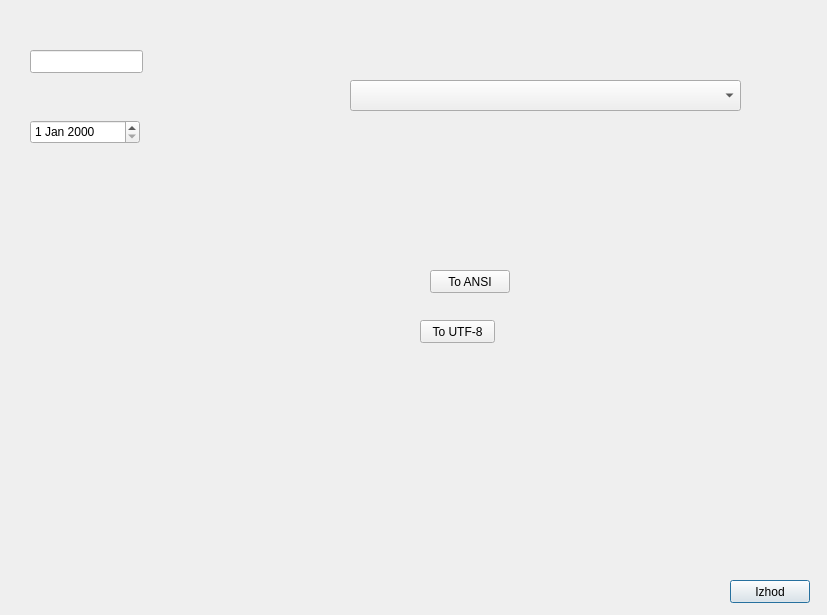
<?xml version="1.0" encoding="UTF-8"?>
<ui version="4.0">
 <class>TestingDialog</class>
 <widget class="QDialog" name="TestingDialog">
  <property name="geometry">
   <rect>
    <x>0</x>
    <y>0</y>
    <width>827</width>
    <height>615</height>
   </rect>
  </property>
  <property name="windowTitle">
   <string>Dialog</string>
  </property>
  <widget class="QPushButton" name="pushButton_Izhod">
   <property name="geometry">
    <rect>
     <x>730</x>
     <y>580</y>
     <width>80</width>
     <height>23</height>
    </rect>
   </property>
   <property name="text">
    <string>Izhod</string>
   </property>
  </widget>
  <widget class="QPushButton" name="pushButton_Test">
   <property name="geometry">
    <rect>
     <x>430</x>
     <y>270</y>
     <width>80</width>
     <height>23</height>
    </rect>
   </property>
   <property name="text">
    <string>To ANSI</string>
   </property>
  </widget>
  <widget class="QLineEdit" name="lineEdit">
   <property name="geometry">
    <rect>
     <x>30</x>
     <y>50</y>
     <width>113</width>
     <height>23</height>
    </rect>
   </property>
  </widget>
  <widget class="QDateEdit" name="dateEdit">
   <property name="geometry">
    <rect>
     <x>30</x>
     <y>120</y>
     <width>110</width>
     <height>24</height>
    </rect>
   </property>
  </widget>
  <widget class="QComboBox" name="comboBox">
   <property name="geometry">
    <rect>
     <x>350</x>
     <y>80</y>
     <width>391</width>
     <height>31</height>
    </rect>
   </property>
   <property name="font">
    <font>
     <pointsize>12</pointsize>
     <weight>75</weight>
     <bold>true</bold>
    </font>
   </property>
  </widget>
  <widget class="QPushButton" name="pushButton_Test2">
   <property name="geometry">
    <rect>
     <x>420</x>
     <y>320</y>
     <width>75</width>
     <height>23</height>
    </rect>
   </property>
   <property name="text">
    <string>To UTF-8</string>
   </property>
  </widget>
 </widget>
 <resources/>
 <connections>
  <connection>
   <sender>pushButton_Izhod</sender>
   <signal>clicked()</signal>
   <receiver>TestingDialog</receiver>
   <slot>close()</slot>
   <hints>
    <hint type="sourcelabel">
     <x>288</x>
     <y>260</y>
    </hint>
    <hint type="destinationlabel">
     <x>350</x>
     <y>261</y>
    </hint>
   </hints>
  </connection>
 </connections>
</ui>
